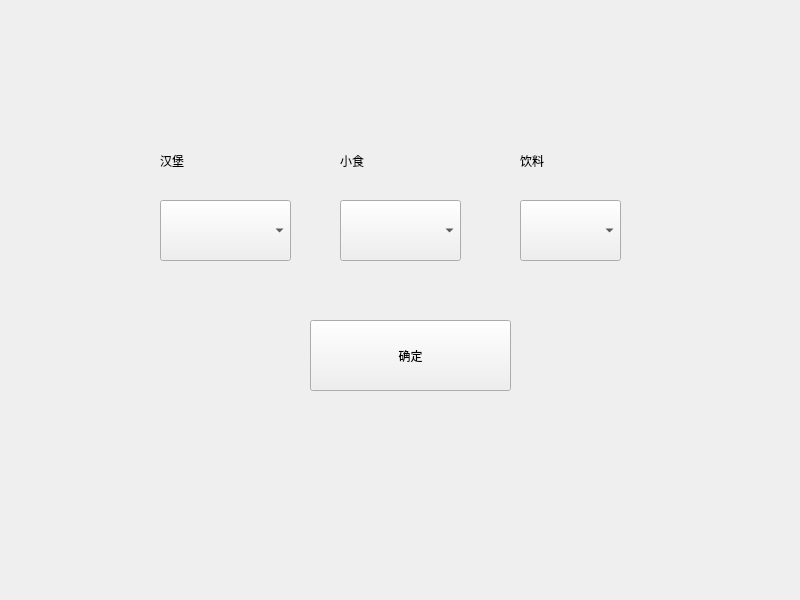
<?xml version="1.0" encoding="UTF-8"?>
<ui version="4.0">
 <class>Widget</class>
 <widget class="QWidget" name="Widget">
  <property name="geometry">
   <rect>
    <x>0</x>
    <y>0</y>
    <width>800</width>
    <height>600</height>
   </rect>
  </property>
  <property name="windowTitle">
   <string>Widget</string>
  </property>
  <widget class="QComboBox" name="comboBox">
   <property name="geometry">
    <rect>
     <x>160</x>
     <y>200</y>
     <width>131</width>
     <height>61</height>
    </rect>
   </property>
  </widget>
  <widget class="QComboBox" name="comboBox_2">
   <property name="geometry">
    <rect>
     <x>340</x>
     <y>200</y>
     <width>121</width>
     <height>61</height>
    </rect>
   </property>
  </widget>
  <widget class="QComboBox" name="comboBox_3">
   <property name="geometry">
    <rect>
     <x>520</x>
     <y>200</y>
     <width>101</width>
     <height>61</height>
    </rect>
   </property>
  </widget>
  <widget class="QLabel" name="label">
   <property name="geometry">
    <rect>
     <x>160</x>
     <y>140</y>
     <width>121</width>
     <height>41</height>
    </rect>
   </property>
   <property name="text">
    <string>汉堡</string>
   </property>
  </widget>
  <widget class="QLabel" name="label_2">
   <property name="geometry">
    <rect>
     <x>340</x>
     <y>140</y>
     <width>111</width>
     <height>41</height>
    </rect>
   </property>
   <property name="text">
    <string>小食</string>
   </property>
  </widget>
  <widget class="QLabel" name="label_3">
   <property name="geometry">
    <rect>
     <x>520</x>
     <y>140</y>
     <width>101</width>
     <height>41</height>
    </rect>
   </property>
   <property name="text">
    <string>饮料</string>
   </property>
  </widget>
  <widget class="QPushButton" name="pushButton">
   <property name="geometry">
    <rect>
     <x>310</x>
     <y>320</y>
     <width>201</width>
     <height>71</height>
    </rect>
   </property>
   <property name="text">
    <string>确定</string>
   </property>
  </widget>
 </widget>
 <resources/>
 <connections/>
</ui>
